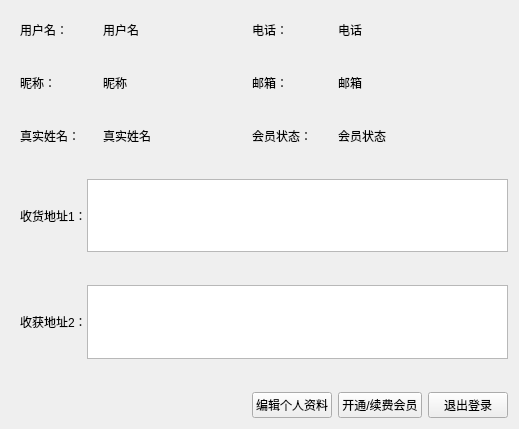
<?xml version="1.0" encoding="UTF-8"?>
<ui version="4.0">
 <class>user_profile</class>
 <widget class="QWidget" name="user_profile">
  <property name="geometry">
   <rect>
    <x>0</x>
    <y>0</y>
    <width>519</width>
    <height>429</height>
   </rect>
  </property>
  <property name="windowTitle">
   <string>个人信息</string>
  </property>
  <layout class="QGridLayout" name="gridLayout">
   <property name="leftMargin">
    <number>20</number>
   </property>
   <property name="topMargin">
    <number>20</number>
   </property>
   <property name="verticalSpacing">
    <number>33</number>
   </property>
   <item row="0" column="0">
    <widget class="QLabel" name="label_u_account">
     <property name="text">
      <string>用户名：</string>
     </property>
    </widget>
   </item>
   <item row="0" column="1">
    <widget class="QLabel" name="u_account">
     <property name="text">
      <string>用户名</string>
     </property>
    </widget>
   </item>
   <item row="0" column="2">
    <spacer name="horizontalSpacer_2">
     <property name="orientation">
      <enum>Qt::Horizontal</enum>
     </property>
     <property name="sizeHint" stdset="0">
      <size>
       <width>63</width>
       <height>20</height>
      </size>
     </property>
    </spacer>
   </item>
   <item row="1" column="0">
    <widget class="QLabel" name="label_u_nickname">
     <property name="text">
      <string>昵称：</string>
     </property>
    </widget>
   </item>
   <item row="1" column="1">
    <widget class="QLabel" name="u_nickname">
     <property name="text">
      <string>昵称</string>
     </property>
    </widget>
   </item>
   <item row="1" column="2">
    <spacer name="horizontalSpacer_3">
     <property name="orientation">
      <enum>Qt::Horizontal</enum>
     </property>
     <property name="sizeHint" stdset="0">
      <size>
       <width>63</width>
       <height>20</height>
      </size>
     </property>
    </spacer>
   </item>
   <item row="2" column="0">
    <widget class="QLabel" name="label_u_name">
     <property name="text">
      <string>真实姓名：</string>
     </property>
    </widget>
   </item>
   <item row="2" column="1">
    <widget class="QLabel" name="u_name">
     <property name="text">
      <string>真实姓名</string>
     </property>
    </widget>
   </item>
   <item row="2" column="2">
    <spacer name="horizontalSpacer_4">
     <property name="orientation">
      <enum>Qt::Horizontal</enum>
     </property>
     <property name="sizeHint" stdset="0">
      <size>
       <width>63</width>
       <height>20</height>
      </size>
     </property>
    </spacer>
   </item>
   <item row="3" column="0" colspan="6">
    <layout class="QHBoxLayout" name="horizontalLayout_2">
     <item>
      <widget class="QLabel" name="label_u_address1">
       <property name="text">
        <string>收货地址1：</string>
       </property>
      </widget>
     </item>
     <item>
      <widget class="QTextBrowser" name="u_address1"/>
     </item>
    </layout>
   </item>
   <item row="4" column="0" colspan="6">
    <layout class="QHBoxLayout" name="horizontalLayout">
     <item>
      <widget class="QLabel" name="label_u_address2">
       <property name="text">
        <string>收获地址2：</string>
       </property>
      </widget>
     </item>
     <item>
      <widget class="QTextBrowser" name="u_address2"/>
     </item>
    </layout>
   </item>
   <item row="5" column="0" colspan="2">
    <spacer name="horizontalSpacer">
     <property name="orientation">
      <enum>Qt::Horizontal</enum>
     </property>
     <property name="sizeHint" stdset="0">
      <size>
       <width>168</width>
       <height>20</height>
      </size>
     </property>
    </spacer>
   </item>
   <item row="5" column="3">
    <widget class="QPushButton" name="pushButton_edit_profile">
     <property name="text">
      <string>编辑个人资料</string>
     </property>
    </widget>
   </item>
   <item row="5" column="4">
    <widget class="QPushButton" name="pushButton_buy_membership">
     <property name="text">
      <string>开通/续费会员</string>
     </property>
    </widget>
   </item>
   <item row="5" column="5">
    <widget class="QPushButton" name="pushButton_logout">
     <property name="text">
      <string>退出登录</string>
     </property>
    </widget>
   </item>
   <item row="2" column="3">
    <widget class="QLabel" name="label_vip_status">
     <property name="text">
      <string>会员状态：</string>
     </property>
    </widget>
   </item>
   <item row="1" column="3">
    <widget class="QLabel" name="label_u_email">
     <property name="text">
      <string>邮箱：</string>
     </property>
    </widget>
   </item>
   <item row="0" column="3">
    <widget class="QLabel" name="label_u_telephone">
     <property name="text">
      <string>电话：</string>
     </property>
    </widget>
   </item>
   <item row="0" column="4">
    <widget class="QLabel" name="u_telephone">
     <property name="text">
      <string>电话</string>
     </property>
    </widget>
   </item>
   <item row="1" column="4">
    <widget class="QLabel" name="u_email">
     <property name="text">
      <string>邮箱</string>
     </property>
    </widget>
   </item>
   <item row="2" column="4">
    <widget class="QLabel" name="vip_status">
     <property name="text">
      <string>会员状态</string>
     </property>
    </widget>
   </item>
  </layout>
 </widget>
 <resources/>
 <connections/>
</ui>
